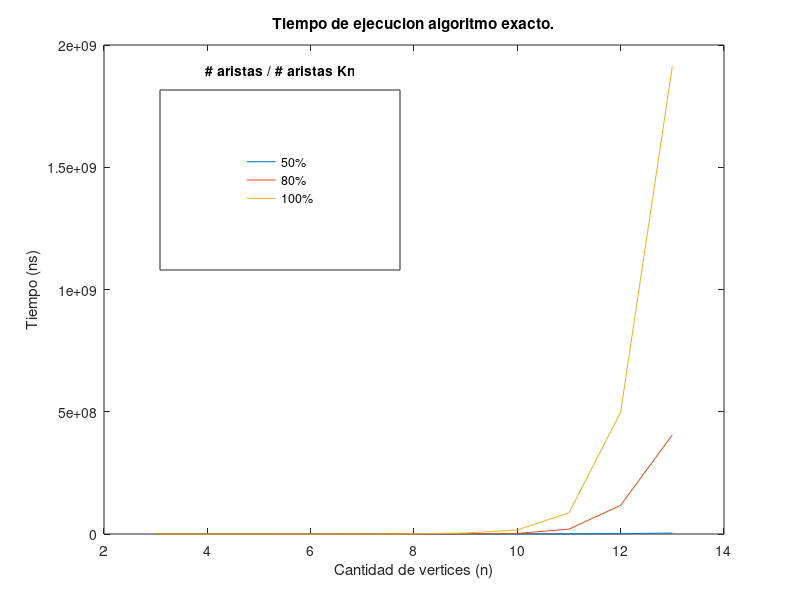
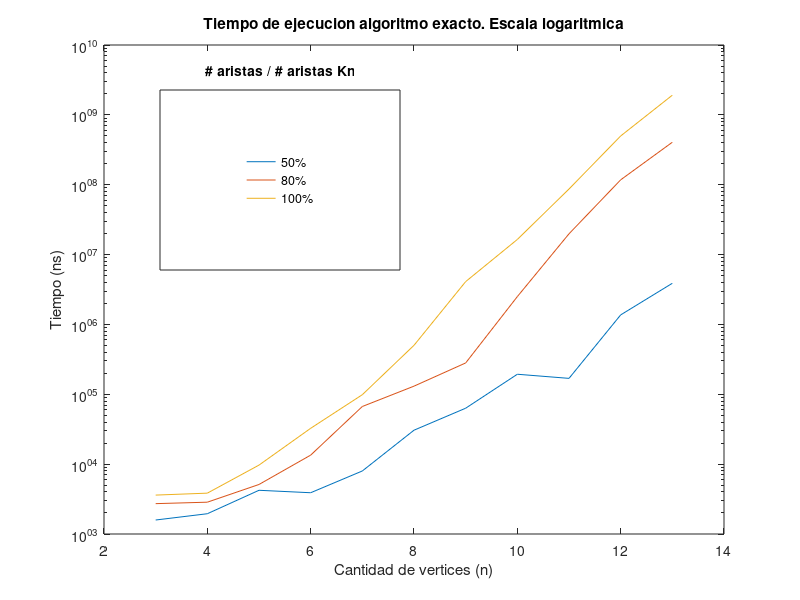

The MATLAB script that drew these images, in order:
function graficar_exacto_tiempo()

  close all;

  datos_m_1 = [3 3606
    4 3844
    5 9690
    6 32590
    7 98669
    8 502521
    9 4101944
    10 16456911
    11 86789551
    12 498525419
    13 1912806250];

  datos_m_0_8 = [3 2720
    4 2854
    5 5117
    6 13461
    7 66882
    8 130777
    9 280949
    10 2502321
    11 19823947
    12 117423142
    13 405581561];

  datos_m_0_5 = [3 1586
    4 1951
    5 4225
    6 3897
    7 7986
    8 30619
    9 63205
    10 193605
    11 169014
    12 1368933
    13 3882609];

  cc = lines(3);

  figure;
  plot(datos_m_0_5(:,1), datos_m_0_5(:,2), 'Color', cc(1,:));
  hold on;
  plot(datos_m_0_8(:,1), datos_m_0_8(:,2), 'Color', cc(2,:));
  plot(datos_m_1(:,1), datos_m_1(:,2), 'Color', cc(3,:));
  title('Tiempo de ejecucion algoritmo exacto.');
  xlabel('Cantidad de vertices (n)');
  ylabel('Tiempo (ns)');
  hleg = legend({'50%', '80%', '100%'});
  set(hleg, 'Position', [0.2 0.55 0.3 0.3]);
  set(get(hleg,'Title'),'String','# aristas / # aristas Kn');
  saveas(gca, ['../graficos/exacto_tiempo.eps'],'epsc');
  
  figure;
  semilogy(datos_m_0_5(:,1), datos_m_0_5(:,2), 'Color', cc(1,:));
  hold on;
  semilogy(datos_m_0_8(:,1), datos_m_0_8(:,2), 'Color', cc(2,:));
  semilogy(datos_m_1(:,1), datos_m_1(:,2), 'Color', cc(3,:));
  title('Tiempo de ejecucion algoritmo exacto. Escala logaritmica');
  xlabel('Cantidad de vertices (n)');
  ylabel('Tiempo (ns)');
  hleg = legend({'50%', '80%', '100%'});
  set(hleg, 'Position', [0.2 0.55 0.3 0.3]);
  set(get(hleg,'Title'),'String','# aristas / # aristas Kn');
  saveas(gca, ['../graficos/exacto_tiempo_log.eps'],'epsc');

end